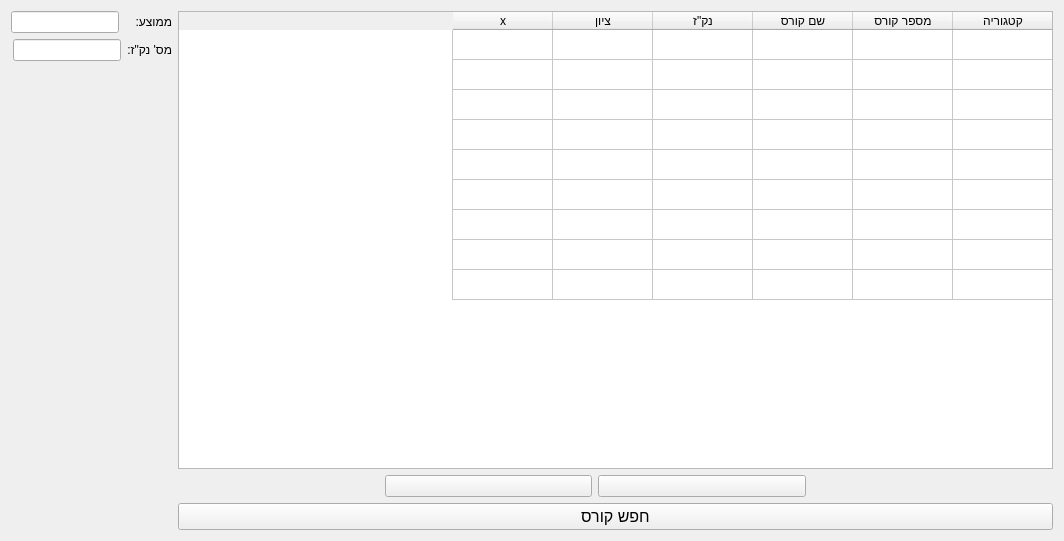
<?xml version="1.0" encoding="UTF-8"?>
<ui version="4.0">
 <class>Form</class>
 <widget class="QWidget" name="Form">
  <property name="geometry">
   <rect>
    <x>0</x>
    <y>0</y>
    <width>1064</width>
    <height>541</height>
   </rect>
  </property>
  <property name="windowTitle">
   <string>Form</string>
  </property>
  <property name="layoutDirection">
   <enum>Qt::RightToLeft</enum>
  </property>
  <layout class="QGridLayout" name="gridLayout">
   <item row="0" column="1">
    <layout class="QHBoxLayout" name="horizontalLayout">
     <item>
      <layout class="QVBoxLayout" name="verticalLayout">
       <item>
        <layout class="QVBoxLayout" name="verticalLayout_4">
         <item>
          <layout class="QHBoxLayout" name="horizontalLayout_7">
           <item>
            <widget class="QLabel" name="semester_average_label_2">
             <property name="sizePolicy">
              <sizepolicy hsizetype="Fixed" vsizetype="Fixed">
               <horstretch>0</horstretch>
               <verstretch>0</verstretch>
              </sizepolicy>
             </property>
             <property name="text">
              <string>ממוצע:   </string>
             </property>
            </widget>
           </item>
           <item>
            <widget class="QLineEdit" name="semester_average_in_2">
             <property name="sizePolicy">
              <sizepolicy hsizetype="Fixed" vsizetype="Fixed">
               <horstretch>0</horstretch>
               <verstretch>0</verstretch>
              </sizepolicy>
             </property>
             <property name="text">
              <string/>
             </property>
             <property name="alignment">
              <set>Qt::AlignCenter</set>
             </property>
             <property name="readOnly">
              <bool>true</bool>
             </property>
            </widget>
           </item>
          </layout>
         </item>
         <item>
          <layout class="QHBoxLayout" name="horizontalLayout_8">
           <item>
            <widget class="QLabel" name="semester_points_label_2">
             <property name="sizePolicy">
              <sizepolicy hsizetype="Fixed" vsizetype="Fixed">
               <horstretch>0</horstretch>
               <verstretch>0</verstretch>
              </sizepolicy>
             </property>
             <property name="text">
              <string>מס' נק&quot;ז:</string>
             </property>
            </widget>
           </item>
           <item>
            <widget class="QLineEdit" name="semester_points_in_2">
             <property name="sizePolicy">
              <sizepolicy hsizetype="Fixed" vsizetype="Fixed">
               <horstretch>0</horstretch>
               <verstretch>0</verstretch>
              </sizepolicy>
             </property>
             <property name="text">
              <string/>
             </property>
             <property name="alignment">
              <set>Qt::AlignCenter</set>
             </property>
             <property name="readOnly">
              <bool>true</bool>
             </property>
            </widget>
           </item>
          </layout>
         </item>
        </layout>
       </item>
       <item>
        <spacer name="verticalSpacer_2">
         <property name="orientation">
          <enum>Qt::Vertical</enum>
         </property>
         <property name="sizeHint" stdset="0">
          <size>
           <width>20</width>
           <height>40</height>
          </size>
         </property>
        </spacer>
       </item>
      </layout>
     </item>
     <item>
      <layout class="QVBoxLayout" name="verticalLayout_2"/>
     </item>
    </layout>
   </item>
   <item row="1" column="0">
    <layout class="QHBoxLayout" name="horizontalLayout_6">
     <item>
      <spacer name="horizontalSpacer_5">
       <property name="orientation">
        <enum>Qt::Horizontal</enum>
       </property>
       <property name="sizeHint" stdset="0">
        <size>
         <width>40</width>
         <height>20</height>
        </size>
       </property>
      </spacer>
     </item>
     <item>
      <spacer name="horizontalSpacer_2">
       <property name="orientation">
        <enum>Qt::Horizontal</enum>
       </property>
       <property name="sizeType">
        <enum>QSizePolicy::Ignored</enum>
       </property>
       <property name="sizeHint" stdset="0">
        <size>
         <width>40</width>
         <height>20</height>
        </size>
       </property>
      </spacer>
     </item>
     <item>
      <widget class="QPushButton" name="semester_table_add_line_2">
       <property name="sizePolicy">
        <sizepolicy hsizetype="MinimumExpanding" vsizetype="Fixed">
         <horstretch>0</horstretch>
         <verstretch>0</verstretch>
        </sizepolicy>
       </property>
       <property name="toolTip">
        <string>&lt;html&gt;&lt;head/&gt;&lt;body&gt;&lt;p&gt;&lt;span style=&quot; font-size:12pt; font-weight:600;&quot;&gt;הוסף שורה&lt;/span&gt;&lt;/p&gt;&lt;/body&gt;&lt;/html&gt;</string>
       </property>
       <property name="layoutDirection">
        <enum>Qt::LeftToRight</enum>
       </property>
       <property name="text">
        <string/>
       </property>
       <property name="icon">
        <iconset>
         <normaloff>images/list-add.svg</normaloff>images/list-add.svg</iconset>
       </property>
       <property name="iconSize">
        <size>
         <width>32</width>
         <height>32</height>
        </size>
       </property>
      </widget>
     </item>
     <item>
      <widget class="QPushButton" name="semester_table_remove_line_2">
       <property name="sizePolicy">
        <sizepolicy hsizetype="MinimumExpanding" vsizetype="Fixed">
         <horstretch>0</horstretch>
         <verstretch>0</verstretch>
        </sizepolicy>
       </property>
       <property name="toolTip">
        <string>&lt;html&gt;&lt;head/&gt;&lt;body&gt;&lt;p&gt;&lt;span style=&quot; font-size:12pt; font-weight:600;&quot;&gt;הסר שורה&lt;/span&gt;&lt;/p&gt;&lt;/body&gt;&lt;/html&gt;</string>
       </property>
       <property name="layoutDirection">
        <enum>Qt::LeftToRight</enum>
       </property>
       <property name="text">
        <string/>
       </property>
       <property name="icon">
        <iconset>
         <normaloff>images/list-remove.svg</normaloff>images/list-remove.svg</iconset>
       </property>
       <property name="iconSize">
        <size>
         <width>32</width>
         <height>32</height>
        </size>
       </property>
      </widget>
     </item>
     <item>
      <spacer name="horizontalSpacer_6">
       <property name="orientation">
        <enum>Qt::Horizontal</enum>
       </property>
       <property name="sizeHint" stdset="0">
        <size>
         <width>40</width>
         <height>20</height>
        </size>
       </property>
      </spacer>
     </item>
    </layout>
   </item>
   <item row="0" column="0">
    <widget class="QTableWidget" name="courses_table_2">
     <property name="sizePolicy">
      <sizepolicy hsizetype="Expanding" vsizetype="Expanding">
       <horstretch>0</horstretch>
       <verstretch>0</verstretch>
      </sizepolicy>
     </property>
     <property name="mouseTracking">
      <bool>true</bool>
     </property>
     <property name="layoutDirection">
      <enum>Qt::RightToLeft</enum>
     </property>
     <property name="sortingEnabled">
      <bool>true</bool>
     </property>
     <attribute name="horizontalHeaderVisible">
      <bool>true</bool>
     </attribute>
     <attribute name="horizontalHeaderCascadingSectionResizes">
      <bool>false</bool>
     </attribute>
     <attribute name="horizontalHeaderShowSortIndicator" stdset="0">
      <bool>true</bool>
     </attribute>
     <attribute name="horizontalHeaderStretchLastSection">
      <bool>false</bool>
     </attribute>
     <attribute name="verticalHeaderVisible">
      <bool>false</bool>
     </attribute>
     <attribute name="verticalHeaderCascadingSectionResizes">
      <bool>true</bool>
     </attribute>
     <attribute name="verticalHeaderStretchLastSection">
      <bool>false</bool>
     </attribute>
     <row>
      <property name="text">
       <string>New Row</string>
      </property>
     </row>
     <row>
      <property name="text">
       <string>New Row</string>
      </property>
     </row>
     <row>
      <property name="text">
       <string>New Row</string>
      </property>
     </row>
     <row>
      <property name="text">
       <string>New Row</string>
      </property>
     </row>
     <row>
      <property name="text">
       <string>New Row</string>
      </property>
     </row>
     <row>
      <property name="text">
       <string>New Row</string>
      </property>
     </row>
     <row>
      <property name="text">
       <string>New Row</string>
      </property>
     </row>
     <row>
      <property name="text">
       <string>New Row</string>
      </property>
     </row>
     <row>
      <property name="text">
       <string>New Row</string>
      </property>
     </row>
     <column>
      <property name="text">
       <string>קטגוריה</string>
      </property>
     </column>
     <column>
      <property name="text">
       <string>מספר קורס</string>
      </property>
     </column>
     <column>
      <property name="text">
       <string>שם קורס</string>
      </property>
     </column>
     <column>
      <property name="text">
       <string>נק&quot;ז</string>
      </property>
     </column>
     <column>
      <property name="text">
       <string>ציון</string>
      </property>
     </column>
     <column>
      <property name="text">
       <string>x</string>
      </property>
     </column>
    </widget>
   </item>
   <item row="2" column="0">
    <widget class="QPushButton" name="semester_add_course_2">
     <property name="font">
      <font>
       <pointsize>12</pointsize>
       <weight>50</weight>
       <italic>false</italic>
       <bold>false</bold>
      </font>
     </property>
     <property name="text">
      <string>חפש קורס</string>
     </property>
    </widget>
   </item>
  </layout>
 </widget>
 <resources/>
 <connections/>
</ui>
